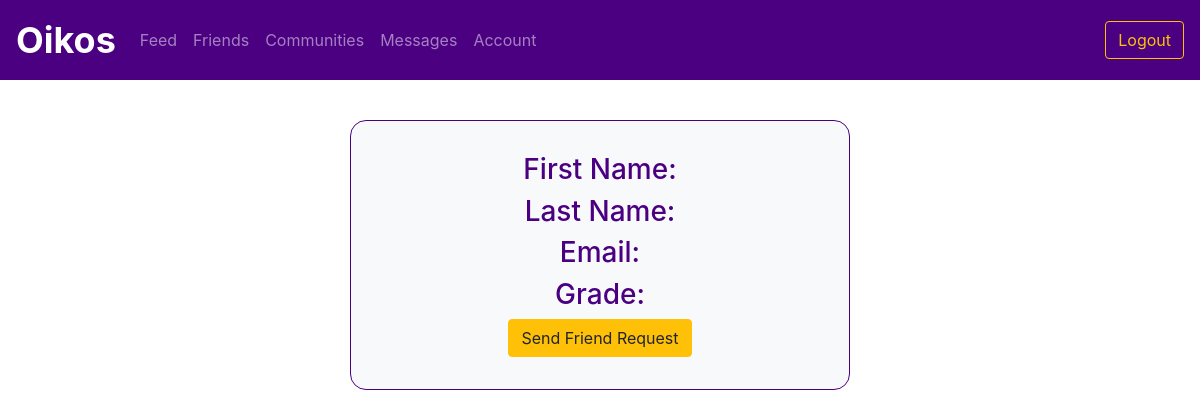
Before: /profile/3 (signed in) with the older database file.
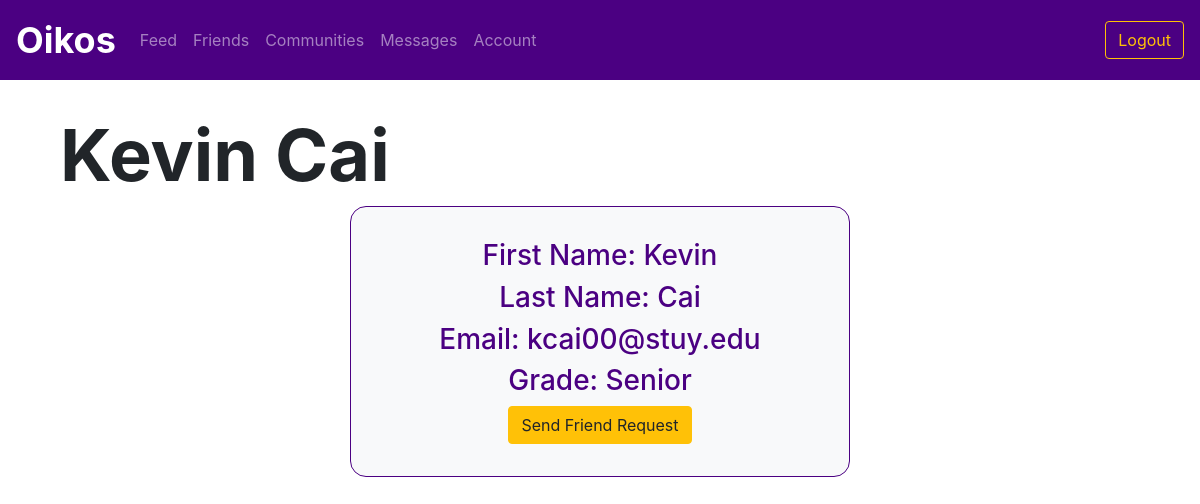
After: the same page with the newer database file.
### utl/models.py (models this page shows)
class User(db.Model):
    userID = db.Column(db.Integer, primary_key=True)
    email = db.Column(db.Text, unique=True, nullable=False)
    password = db.Column(db.Text, nullable=False)
    firstName = db.Column(db.Text, nullable=False)
    lastName = db.Column(db.Text, nullable=False)
    displayName = db.Column(db.Text, nullable=False)
    grade = db.Column(db.Text, nullable=False)

### app.py (the view)
@app.route("/profile/<userID>")
@login_required
def profile(userID):
    currentuserID = session['userID']
    if currentuserID == int(userID):
        return redirect(url_for('myfeed'))
    else:
        user = usersfunctions.getUser(userID)
        isFriend = friendsfunctions.isFriend(currentuserID, userID)
        return render_template("profile.html", user=user, isFriend=isFriend)

### app.py (called while the page is built)
def login_required(f):
    @wraps(f)
    def decorated_function(*args, **kwargs):
        if "userID" not in session:
            return redirect(url_for('login'))
        return f(*args, **kwargs)
    return decorated_function

### utl/friends.py (called while the page is built)
def isFriend(userID, friendID):
    friend = Friend.query.filter_by(userID=userID, friendID=friendID).first()
    return friend != None

### utl/users.py (called while the page is built)
def getUser(userID):
    user = User.query.filter_by(userID=userID).first()
    return user

### templates/profile.html (shortened to what this page needs)
{% extends "logbase.html" %}
{% block body %}
    <div class="content">
        <h1 class="display-3" style="font-weight: 700; padding-left: 5vw; padding-top: 5vh;">{{ user.displayName }}</h1>
    </div>
    <div class="container col-md-5 bg-light border border-primary text-center" style="padding: 2em; border-radius: 1em;">
        <h3>First Name: {{ user.firstName }}</h3>
        <h3>Last Name: {{ user.lastName }}</h3>
        <h3>Email: {{ user.email }}</h3>
        <h3>Grade: {{ user.grade }}</h3>
        {% if isFriend == False %}
        <a href="/sendfriendrequest/{{ user.userID }}" class="btn btn-warning">Send Friend Request</a>
        {% endif %}
    </div>
{% endblock %}

### templates/logbase.html
{% extends "base.html" %}
{% block profile %}
<li class="nav-item">
    <a class="nav-item nav-link" href="/feed">Feed</a></li>
<li class="nav-item">
    <a class="nav-item nav-link" href="/friends">Friends</a></li>
<li class="nav-item">
    <a class="nav-item nav-link" href="/communities">Communities</a></li>
<li class="nav-item">
    <a class="nav-item nav-link" href="/messages">Messages</a></li>
<li class="nav-item">
    <a class="nav-item nav-link" href="/me">Account</a></li>
{% endblock %}
{% block loginoptions %}
<form class="form-inline my-2 my-lg-0" action="/logout">
    <button class="btn btn-outline-warning my-2 my-sm-0" type="submit">Logout</button>
</form>
{% endblock %}

### templates/base.html (shortened to what this page needs)
<!DOCTYPE html>
  <html>
  <head>
    <link rel="stylesheet" href="https://stackpath.bootstrapcdn.com/bootstrap/4.4.1/css/bootstrap.min.css"
>
    <link rel="stylesheet" href="../static/css/style.css">
  </head>
  <body>
      <header>
        <nav class="navbar fixed-top navbar-expand-lg navbar-dark bg-primary">
        <a class="navbar-brand" href="/dashboard"><b>Oikos</b></a>
        <div class="collapse navbar-collapse" id="navbarContent">
          <ul class="navbar-nav mr-auto">
            {% block profile %}{% endblock %}
          </ul>
          {% block loginoptions %} {% endblock %}
        </div>
    </nav>
    <br>
    <br>
    <br>
</header>
    {% block body %} {% endblock %}
  </body>
</html>

### static/css/style.css (style rules this page uses)
.bg-primary { background-color: indigo !important; }
.border-primary { color: indigo !important; }
.nav-item { color: white; }
.navbar .navbar-brand { font-size: 36px; }
.border-primary { border-color: indigo !important; }

Changed rows visible on the page:
added User: displayName "Kevin Cai", firstName "Kevin", lastName "Cai", email "kcai00@stuy.edu", grade "Senior"
